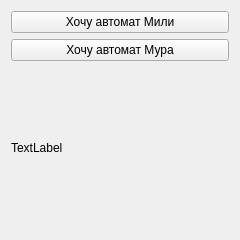
<?xml version="1.0" encoding="UTF-8"?>
<ui version="4.0">
 <class>StudentGetTaskWindow</class>
 <widget class="QWidget" name="StudentGetTaskWindow">
  <property name="geometry">
   <rect>
    <x>0</x>
    <y>0</y>
    <width>240</width>
    <height>240</height>
   </rect>
  </property>
  <property name="minimumSize">
   <size>
    <width>240</width>
    <height>240</height>
   </size>
  </property>
  <property name="maximumSize">
   <size>
    <width>240</width>
    <height>240</height>
   </size>
  </property>
  <property name="windowTitle">
   <string>Form</string>
  </property>
  <layout class="QVBoxLayout" name="verticalLayout">
   <item>
    <widget class="QPushButton" name="GetMealyMachine">
     <property name="text">
      <string>Хочу автомат Мили</string>
     </property>
    </widget>
   </item>
   <item>
    <widget class="QPushButton" name="GetMooreMachine">
     <property name="text">
      <string>Хочу автомат Мура</string>
     </property>
    </widget>
   </item>
   <item>
    <widget class="QLabel" name="Stats">
     <property name="text">
      <string>TextLabel</string>
     </property>
    </widget>
   </item>
  </layout>
 </widget>
 <resources/>
 <connections/>
</ui>
